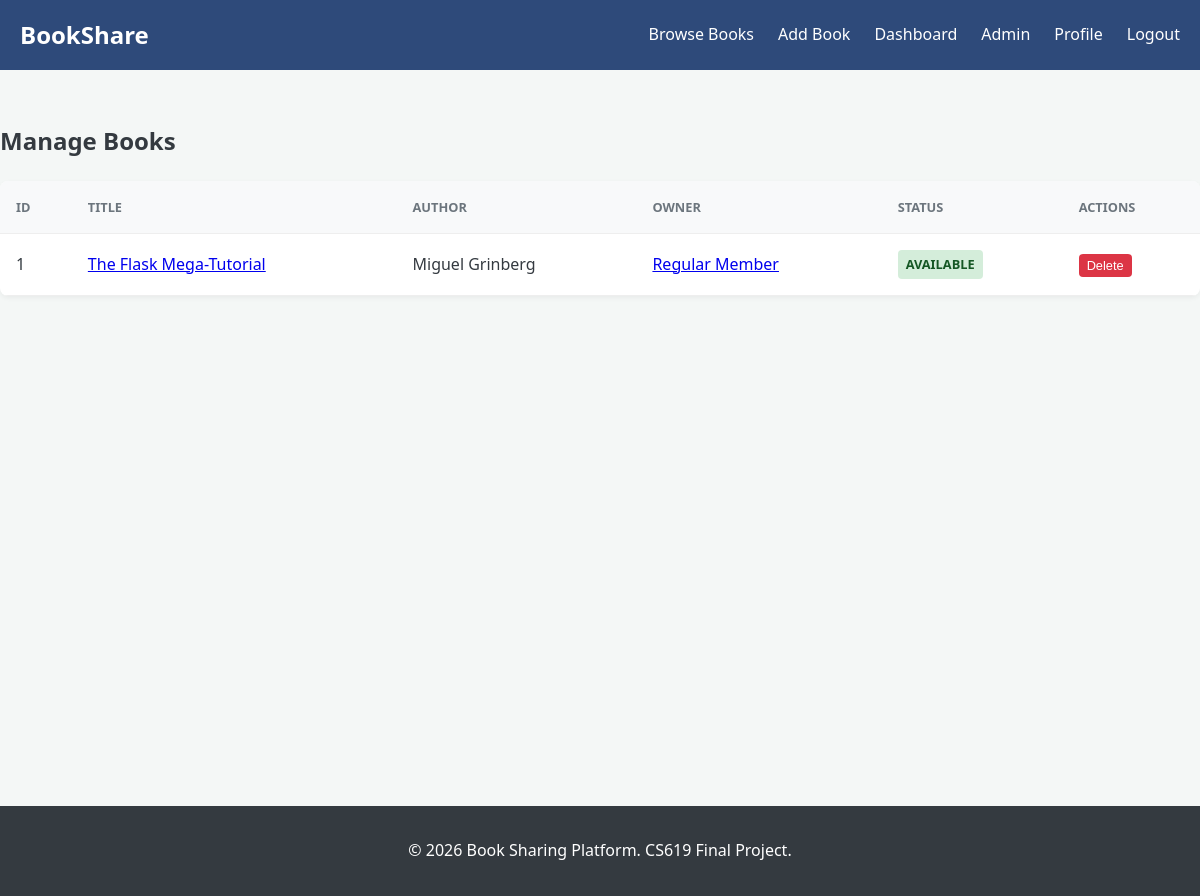
Page /admin/books (signed in) on the committed database.
### models.py (models this page shows, shortened)
class Book(db.Model):
    __tablename__ = 'books'
    id = db.Column(db.Integer, primary_key=True)
    title = db.Column(db.String(255), nullable=False)
    author = db.Column(db.String(255), nullable=False)
    category = db.Column(db.String(100))
    book_type = db.Column(db.String(20), nullable=False) # physical | digital
    status = db.Column(db.String(20), default='available') # available | borrowed | returned
    location_notes = db.Column(db.String(255))
    file_path = db.Column(db.String(255))
    download_link = db.Column(db.String(255))
    description = db.Column(db.Text)
    owner_id = db.Column(db.Integer, db.ForeignKey('users.id'), nullable=False)
    created_at = db.Column(db.DateTime, default=lambda: datetime.now(timezone.utc))
    borrow_requests = db.relationship('BorrowRequest', backref='book', lazy=True)
    favorited_by = db.relationship('Favorite', backref='book', lazy=True)
    reports = db.relationship('Report', backref='reported_book', foreign_keys='Report.reported_book_id', lazy=True)

class User(db.Model, UserMixin):
    __tablename__ = 'users'
    id = db.Column(db.Integer, primary_key=True)
    name = db.Column(db.String(100), nullable=False)
    email = db.Column(db.String(120), unique=True, nullable=False)
    password_hash = db.Column(db.String(255), nullable=False)
    role = db.Column(db.String(20), default='member') # member | admin
    status = db.Column(db.String(20), default='active') # active | blocked
    bio = db.Column(db.Text)
    contact = db.Column(db.String(50))
    profile_image = db.Column(db.String(255))
    created_at = db.Column(db.DateTime, default=lambda: datetime.now(timezone.utc))
    books = db.relationship('Book', backref='owner', lazy=True)
    borrow_requests = db.relationship('BorrowRequest', backref='borrower', foreign_keys='BorrowRequest.borrower_id', lazy=True)
    favorites = db.relationship('Favorite', backref='user', lazy=True)
    reports_submitted = db.relationship('Report', backref='reporter', foreign_keys='Report.reporter_id', lazy=True)

### routes/admin.py (the view)
@admin_bp.route('/books')
@login_required
@admin_required
def books():
    all_books = Book.query.all()
    return render_template('admin/books.html', books=all_books)

### routes/admin.py (called while the page is built)
def admin_required(f):
    @wraps(f)
    def decorated_function(*args, **kwargs):
        if not current_user.is_authenticated or current_user.role != 'admin':
            abort(403)
        return f(*args, **kwargs)
    return decorated_function

### templates/admin/books.html (shortened to what this page needs)
{% extends "base.html" %}
{% block content %}
<h2>Manage Books</h2>
<table>
    <thead>
        <tr>
            <th>ID</th>
            <th>Title</th>
            <th>Author</th>
            <th>Owner</th>
            <th>Status</th>
            <th>Actions</th>
        </tr>
    </thead>
    <tbody>
        {% for book in books %}
        <tr>
            <td>{{ book.id }}</td>
            <td><a href="{{ url_for('books.detail', book_id=book.id) }}">{{ book.title }}</a></td>
            <td>{{ book.author }}</td>
            <td><a href="{{ url_for('profile.view', user_id=book.owner_id) }}">{{ book.owner.name }}</a></td>
            <td><span class="badge badge-{{ book.status }}">{{ book.status }}</span></td>
            <td class="table-actions">
                <form action="{{ url_for('books.delete', book_id=book.id) }}" method="POST" onsubmit="return confirm('Delete this book?');">
                    <button type="submit" class="btn btn-danger" style="padding: 0.25rem 0.5rem; font-size: 0.8rem; background-color: var(--danger-color); color: white;">Delete</button>
                </form>
            </td>
        </tr>
        {% endfor %}
    </tbody>
</table>
{% endblock %}

### static/css/style.css (style rules this page uses)
:root { --primary-color: #2E4A7A; --secondary-color: #6c757d; --success-color: #28A745; --warning-color: #FD7E14; --info-color: #17A2B8; --danger-color: #DC3545; --light-color: #f8f9fa; --dark-color: #343a40; --white: #ffffff; }
body { font-family: 'Segoe UI', Tahoma, Geneva, Verdana, sans-serif; line-height: 1.6; margin: 0; color: var(--dark-color); background-color: #f4f7f6; }
.btn { display: inline-block; padding: 0.5rem 1rem; border: none; border-radius: 4px; cursor: pointer; text-decoration: none; font-size: 1rem; }
.badge { display: inline-block; padding: 0.25rem 0.5rem; border-radius: 4px; font-size: 0.8rem; font-weight: bold; text-transform: uppercase; }
.badge-available { background-color: #d4edda; color: #155724; }
table { width: 100%; border-collapse: collapse; margin-bottom: 2rem; background: var(--white); border-radius: 8px; overflow: hidden; box-shadow: 0 2px 5px rgba(0,0,0,0.05); }
th, td { padding: 1rem; text-align: left; border-bottom: 1px solid #eee; }
th { background-color: var(--light-color); font-weight: bold; color: var(--secondary-color); text-transform: uppercase; font-size: 0.8rem; }

### rows in the picture
Book: id "1", title "The Flask Mega-Tutorial", author "Miguel Grinberg", owner.name "Regular Member", status "AVAILABLE"
